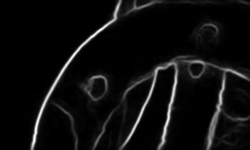
%> input picture data/inpainting/9_edge.png, 250 x 150 px
$ octave edge_labelling.m   (GNU Octave 9; MATLAB toolbox functions it lacks are replaced by stand-ins)
%> lines starting %> are read from the running program, lines starting %| are printed output that depends on the picture; in (x1, y1, x2, y2) boxes, pixels count from 0 and x2, y2 are one past the last pixel; in counts of white or black regions, pixels touching at a corner belong together; the program's own positions count from 1
I = imread('inpainting/9_edge.png');
%> I is the input picture: size 150x250x3 uint8; min 0, max 255, mean 13.6
%imshow(I)
bw = im2bw(I, graythresh(I));
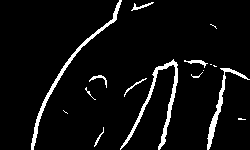
%> bw: size 150x250 logical; 5.6% white; 16 white regions (6 under 20 px), largest, box (x1, y1, x2, y2) and area: (120, 59, 178, 150) 695, (31, 0, 122, 150) 638, (207, 68, 250, 150) 428
imshow(bw);
%bw2 = imfill(bw, 'holes');
%imshow(bw2)
L = bwlabel(bw);
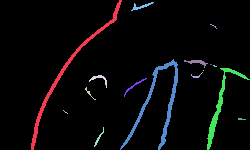
%> L: size 150x250 double; 17 distinct labels, from 0 to 16; one colour per label, 0 black

$ run again, with data/inpainting/11_edge.png copied over data/inpainting/9_edge.png
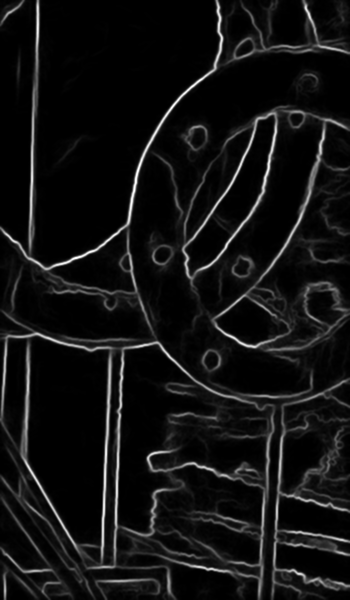
%> input picture data/inpainting/11_edge.png, 350 x 600 px
%> I is the input picture: size 600x350x3 uint8; min 0, max 255, mean 18.1
%> `bw = im2bw(I, graythresh(I));`:
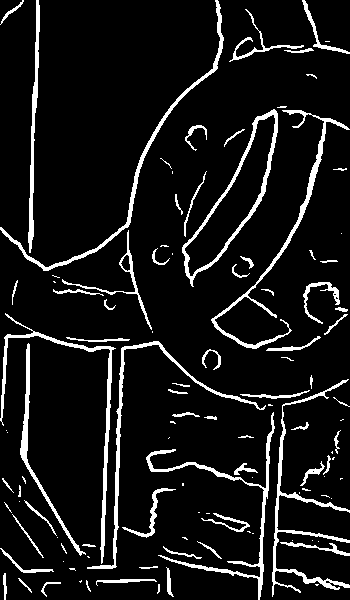
%> bw: size 600x350 logical; 8.9% white; 112 white regions (47 under 20 px), largest, box (x1, y1, x2, y2) and area: (272, 379, 350, 597) 1667, (211, 110, 350, 349) 1594, (146, 412, 275, 600) 1563
%> `L = bwlabel(bw);`:
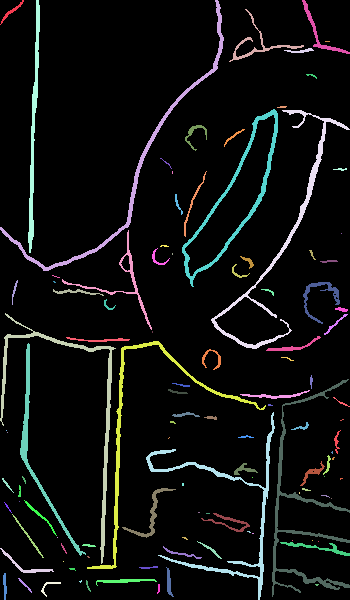
%> L: size 600x350 double; 113 distinct labels, from 0 to 112; one colour per label, 0 black
